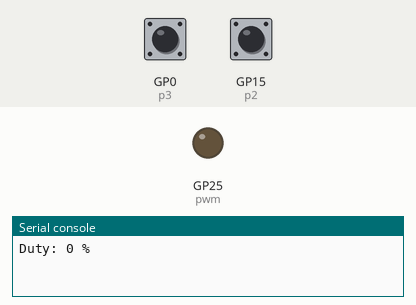
Bench run of a program on a simulated Raspberry Pi Pico running MicroPython. On the bench: output pins drawn as LEDs (lit = HIGH), the last lines printed to the serial console. The test bench sets the inputs (shaded band); at power-on: GP15 (p2) LOW, GP0 (p3) LOW.

Above: at 1.2 s.
1.3 s: GP15 (p2) pulled HIGH for 0.15 s
At 1.8 s:
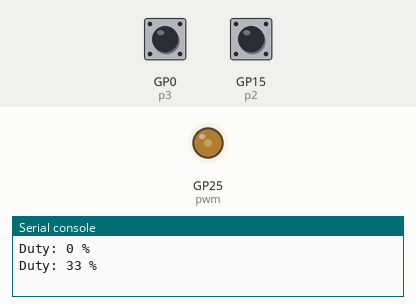
2.9 s: GP15 (p2) pulled HIGH for 1 s
At 4.2 s:
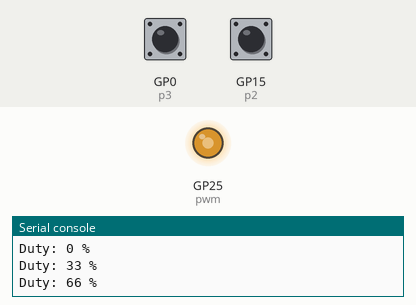
5.4 s: GP15 (p2) pulled HIGH for 0.15 s
At 6.1 s:
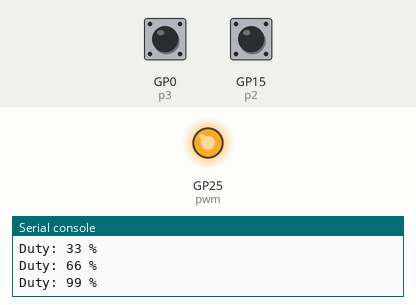
7.0 s: GP0 (p3) pulled HIGH for 0.15 s
At 7.3 s:
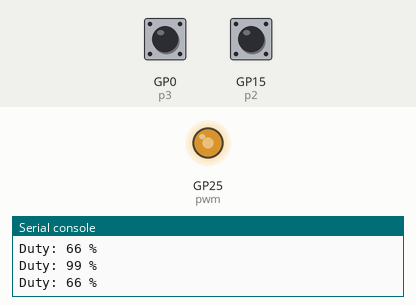
8.6 s: GP0 (p3) pulled HIGH for 1 s
At 9.8 s:
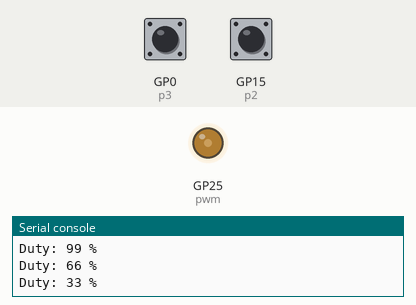
Timing chart, 0 to 11.6 s (numbered marks = the images above; inputs shaded):
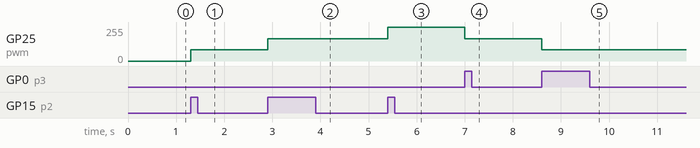

The program:

interrupt_pwm_2.py
```python
from machine import Pin, PWM
from utime import sleep_ms


def increase_duty():
    global duty
    global pwm

    if duty < 99:
        duty += 33
        pwm.duty_u16(int(duty / 100 * ((1 << 16) - 1)))
        print("Duty: {} %".format(duty))


def decrease_duty():
    global duty
    global pwm

    if duty > 0:
        duty -= 33
        pwm.duty_u16(int(duty / 100 * ((1 << 16) - 1)))
        print("Duty: {} %".format(duty))


def debounce(f):
    """Software debounce"""
    state = p2.value()
    sleep_ms(3)
    if p2.value() == state:
        f()


p2 = Pin(15, Pin.IN, Pin.PULL_DOWN)
p2.irq(lambda pin: debounce(increase_duty), Pin.IRQ_RISING)

p3 = Pin(0, Pin.IN, Pin.PULL_DOWN)
p3.irq(lambda pin: debounce(decrease_duty), Pin.IRQ_RISING)

duty = 0
pwm = PWM(Pin(25))
pwm.duty_u16(duty)
print("Duty: {} %".format(duty))

         
```

Measured:
- after the input at 1.3 s, GP25 (pwm): 0/255 → 84/255 at once
- after the input at 2.9 s, GP25 (pwm): 84/255 → 168/255 at once
- after the input at 5.4 s, GP25 (pwm): 168/255 → 252/255 at once
- after the input at 7.0 s, GP25 (pwm): 252/255 → 168/255 at once
- after the input at 8.6 s, GP25 (pwm): 168/255 → 84/255 at once
